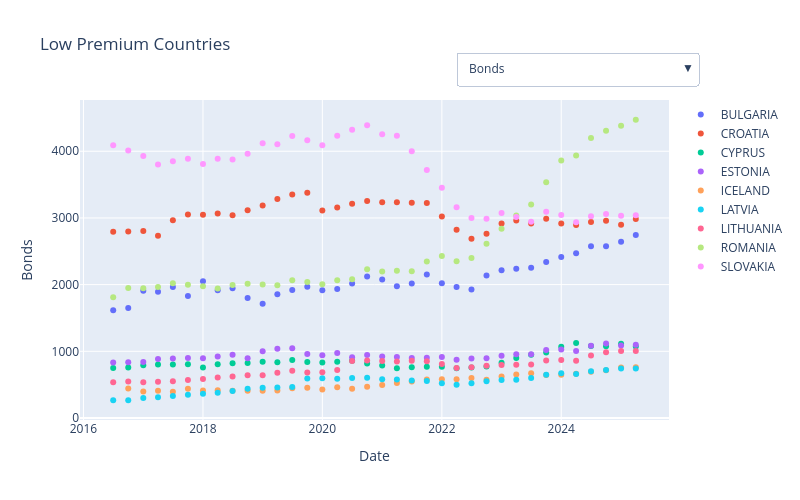
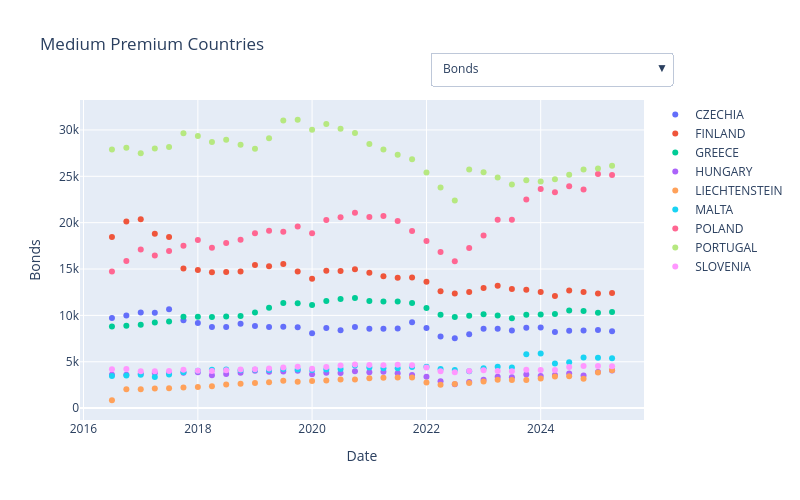
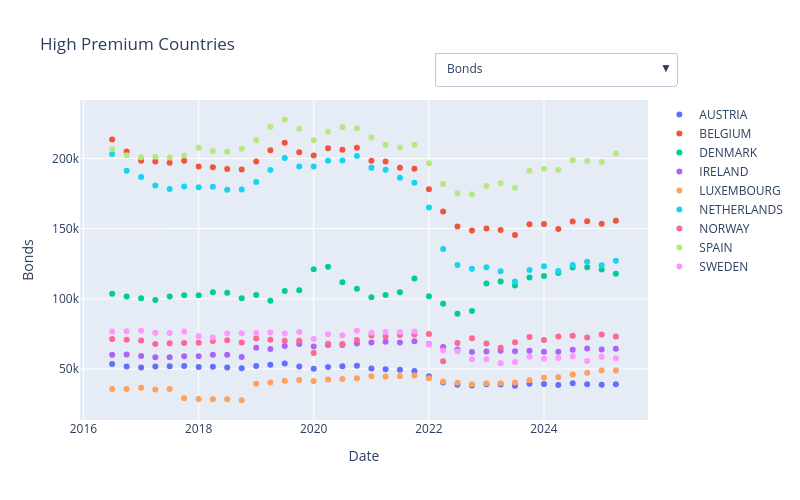
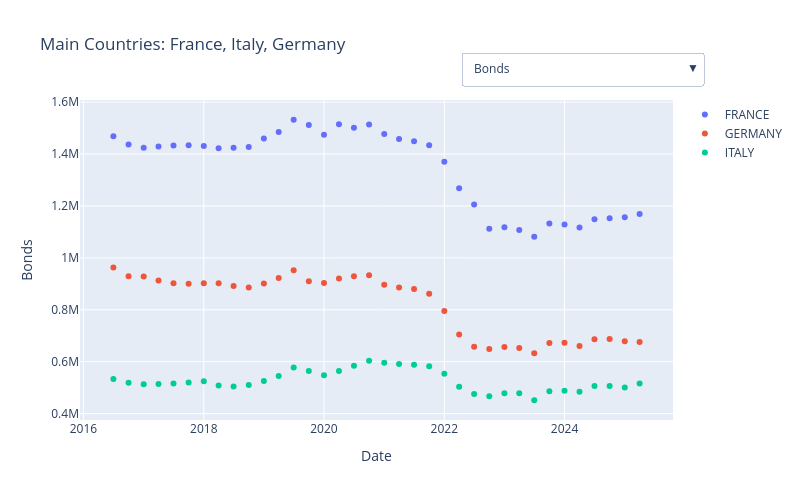

The code cell stored with these charts, in order, in its notebook:
### Markdown cell above
Figure 1

### Code cell
import pandas as pd
import plotly.graph_objects as go

# Parameters
main_countries = ['FRANCE', 'GERMANY', 'ITALY']
investment_vars = [
    'Bonds','Equities','Property','Holding related undertakings',
    'Collective investments undertakings','Derivatives','Deposits','Other investments'
]
default_investment = 'Bonds'
n_quantiles = 3
# Preprocessing
data['Date'] = pd.to_datetime(data['Date'])

data_main  = data[data['Reporting country'].isin(main_countries)].copy()
data_other = data[~data['Reporting country'].isin(main_countries)].copy()

# Country clusters based on total premiums
country_prem = (
    data_other.groupby('Reporting country')['Total premiums written']
    .sum()
    .reset_index()
)

country_prem['cluster'] = pd.qcut(
    country_prem['Total premiums written'],
    q=n_quantiles,
    labels=['Low premiums','Medium premiums','High premiums']
)

country_to_cluster = dict(zip(country_prem['Reporting country'], country_prem['cluster']))
data_other['Premium Cluster'] = data_other['Reporting country'].map(country_to_cluster)

# France, Italy and Germany get their own cluster
data_main['Premium Cluster'] = 'Main countries (FR, IT, DE)'

data_all = pd.concat([data_main, data_other], ignore_index=True)

# Filter DataFrames by cluster
df_low   = data_all[data_all['Premium Cluster'] == 'Low premiums']
df_med   = data_all[data_all['Premium Cluster'] == 'Medium premiums']
df_high  = data_all[data_all['Premium Cluster'] == 'High premiums']
df_main2 = data_all[data_all['Premium Cluster'] == 'Main countries (FR, IT, DE)']


# Plot
def create_figure(df, title):
    fig = go.Figure()
    countries = sorted(df['Reporting country'].unique())

    # Add one trace per country
    for c in countries:
        temp = df[df['Reporting country'] == c].sort_values('Date')
        fig.add_trace(go.Scatter(
            x=temp['Date'],
            y=temp[default_investment],
            mode='markers',
            marker=dict(size=6),
            name=c
        ))

    # Dropdown to switch investment variable
    buttons = []
    for inv in investment_vars:
        y_new = [df[df['Reporting country']==c].sort_values('Date')[inv].tolist()
                 for c in countries]

        buttons.append(dict(
            label=inv,
            method='update',
            args=[{"y": y_new}, {"yaxis": {"title": inv}}]
        ))

    fig.update_layout(
        title=title,
        xaxis_title="Date",
        yaxis_title=default_investment,
        updatemenus=[dict(buttons=buttons, x=1.05, y=1.15)],
        height=500,
        width=800   
    )
    return fig


# Create and show figures
create_figure(df_low,   "Low Premium Countries").show()
create_figure(df_med,   "Medium Premium Countries").show()
create_figure(df_high,  "High Premium Countries").show()
create_figure(df_main2, "Main Countries: France, Italy, Germany").show()
